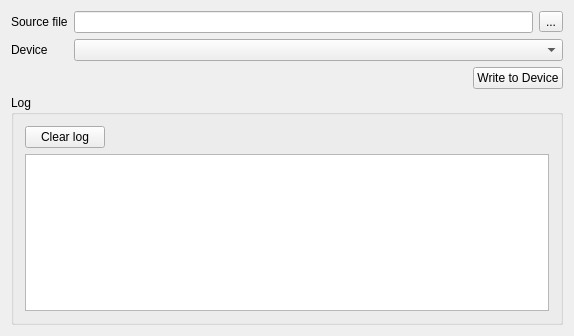
<?xml version="1.0" encoding="UTF-8"?>
<ui version="4.0">
 <class>Widget</class>
 <widget class="QWidget" name="Widget">
  <property name="geometry">
   <rect>
    <x>0</x>
    <y>0</y>
    <width>574</width>
    <height>336</height>
   </rect>
  </property>
  <property name="windowTitle">
   <string>Widget</string>
  </property>
  <layout class="QVBoxLayout" name="verticalLayout_2">
   <item>
    <layout class="QFormLayout" name="formLayout">
     <item row="0" column="0">
      <widget class="QLabel" name="label">
       <property name="text">
        <string>Source file</string>
       </property>
      </widget>
     </item>
     <item row="0" column="1">
      <layout class="QHBoxLayout" name="horizontalLayout">
       <item>
        <widget class="QLineEdit" name="lineEdit">
         <property name="readOnly">
          <bool>true</bool>
         </property>
        </widget>
       </item>
       <item>
        <widget class="QToolButton" name="btSelectFile">
         <property name="text">
          <string>...</string>
         </property>
        </widget>
       </item>
      </layout>
     </item>
     <item row="1" column="0">
      <widget class="QLabel" name="label_2">
       <property name="text">
        <string>Device</string>
       </property>
      </widget>
     </item>
     <item row="1" column="1">
      <widget class="QComboBox" name="comboBox">
       <property name="sizePolicy">
        <sizepolicy hsizetype="Expanding" vsizetype="Fixed">
         <horstretch>0</horstretch>
         <verstretch>0</verstretch>
        </sizepolicy>
       </property>
      </widget>
     </item>
    </layout>
   </item>
   <item>
    <layout class="QHBoxLayout" name="horizontalLayout_3">
     <item>
      <spacer name="horizontalSpacer_2">
       <property name="orientation">
        <enum>Qt::Horizontal</enum>
       </property>
       <property name="sizeHint" stdset="0">
        <size>
         <width>40</width>
         <height>20</height>
        </size>
       </property>
      </spacer>
     </item>
     <item>
      <widget class="QPushButton" name="btWrite">
       <property name="font">
        <font>
         <weight>50</weight>
         <italic>false</italic>
         <bold>false</bold>
        </font>
       </property>
       <property name="text">
        <string>Write to Device</string>
       </property>
      </widget>
     </item>
    </layout>
   </item>
   <item>
    <widget class="QSplitter" name="splitter">
     <property name="sizePolicy">
      <sizepolicy hsizetype="Expanding" vsizetype="Expanding">
       <horstretch>0</horstretch>
       <verstretch>0</verstretch>
      </sizepolicy>
     </property>
     <property name="orientation">
      <enum>Qt::Horizontal</enum>
     </property>
     <widget class="QGroupBox" name="groupBox">
      <property name="sizePolicy">
       <sizepolicy hsizetype="Preferred" vsizetype="Expanding">
        <horstretch>0</horstretch>
        <verstretch>0</verstretch>
       </sizepolicy>
      </property>
      <property name="title">
       <string>Log</string>
      </property>
      <layout class="QVBoxLayout" name="verticalLayout">
       <item>
        <layout class="QHBoxLayout" name="horizontalLayout_2">
         <item>
          <widget class="QPushButton" name="btClear">
           <property name="font">
            <font>
             <weight>50</weight>
             <italic>false</italic>
             <bold>false</bold>
            </font>
           </property>
           <property name="text">
            <string>Clear log</string>
           </property>
          </widget>
         </item>
         <item>
          <spacer name="horizontalSpacer">
           <property name="orientation">
            <enum>Qt::Horizontal</enum>
           </property>
           <property name="sizeHint" stdset="0">
            <size>
             <width>40</width>
             <height>20</height>
            </size>
           </property>
          </spacer>
         </item>
        </layout>
       </item>
       <item>
        <widget class="QPlainTextEdit" name="plainTextEdit">
         <property name="readOnly">
          <bool>true</bool>
         </property>
        </widget>
       </item>
      </layout>
     </widget>
    </widget>
   </item>
  </layout>
 </widget>
 <layoutdefault spacing="6" margin="11"/>
 <resources/>
 <connections/>
</ui>
